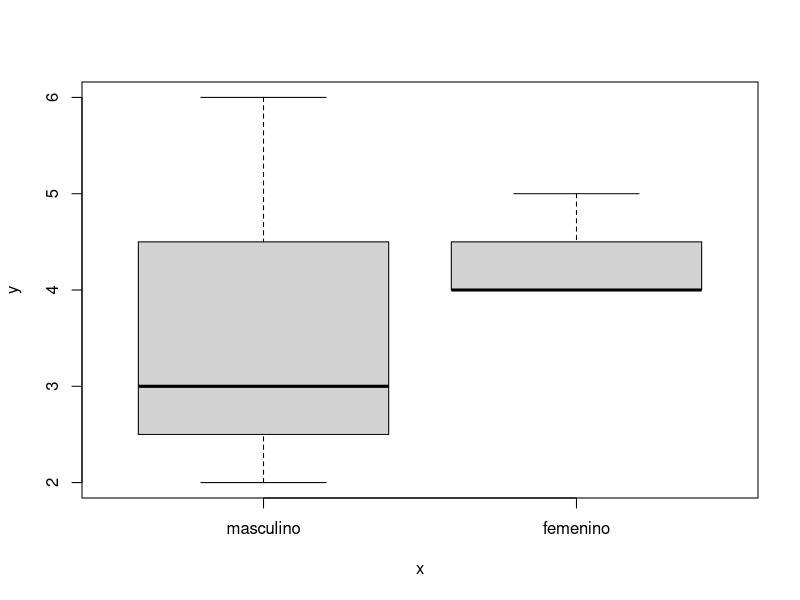

R code for this plot:
x <- c(3,2,4,5,6,4)             # Creamos un vector numérico.
y <- c(0,0,1,1,0,1)             # Creamos otro vector numérico, que refleja información cualitativa.
cbind(x,y)                      # Combinamos por columnas, debido a que el número de filas es el mismo.

num_hijos <- x                                        # Cambiamos el nombre.
sexo <- factor(y, labels = c("masculino","femenino")) # Usamos labels para indicar las etiquetas.
class(y)                                              # Consultamos la clase, vemos que es "numeric".

class(sexo)                                           # Consultamo la clase, vemos que es "factor".

data_f <- data.frame(num_hijos, sexo)   # Construimos un data frame para  realizar algún análisis o consultas.
plot(data_f$sexo, data_f$num_hijos)     # Se asigna el eje X al factor, y el eje Y a la variable numérica

mean(data_f$num_hijos)  

summary(data_f)

summary(data_f$num_hijos)

summary(data_f$sexo)

data_f[data_f$sexo == "masculino", ]  

data_f[data_f$num_hijos <= 3, ]
